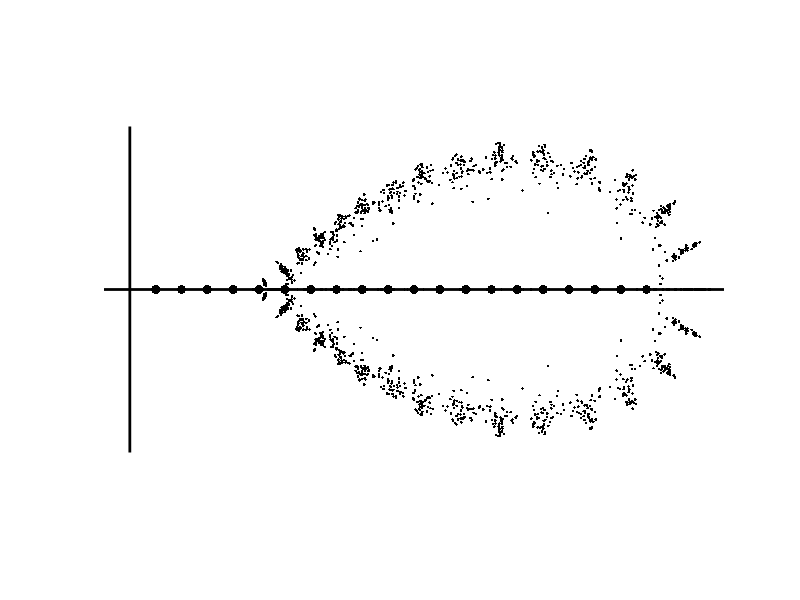

Write MATLAB code to recreate this figure.
% MYWILKINSON  Reproduce Figure 12.1 in Trefethen & Bau.

C = poly(1:20)';    % coefficients of polynomial with roots 1,...,20
plot(1:20,zeros(1,20),'k.','markersize',20),  hold on
axis([-1 23 -9 9]),  axis off
plot([-1 23],[0 0],'k','linewidth',2.0)
plot([0 0],[-6 6],'k','linewidth',2.0)
for s = 1:100
  r = randn(21,1);
  z = roots( C .* (1 + 1.0e-10*r) );
  plot(z,'k.')
end
hold off
